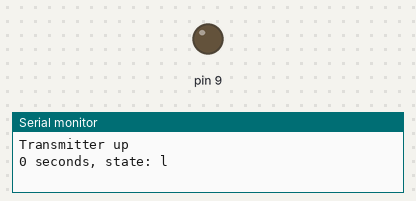
Recording of a sketch running on a simulated Arduino Uno, built with avr-gcc and run on an emulated ATmega328P. On the bench: output pins drawn as LEDs (lit = HIGH), the last lines printed to the serial monitor.

Above: at 1.0 s.
At 5.5 s:
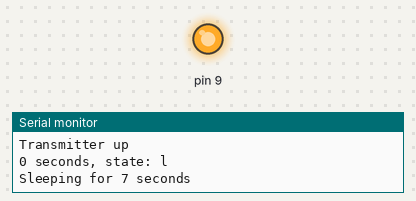
Timing chart, 0 to 11.7 s (numbered marks = the images above):
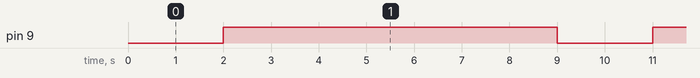

Measured:
- by itself, pin 9: alternates HIGH for 7.0 s and LOW for 2.0 s

The sketch:

XBeeTransmitSleep.ino
```cpp
//Libraries to include:
#include <SPI.h>
#include <SD.h>
#include <Sleep_n0m1.h>

#define BAUDRATE 9600
unsigned long sleepTime;
Sleep sleep;

void setup()
{
	sleepTime = 7000; //Sleep 7 sec (7000ms) for testing

	//Set XBee sleep control pin as output and pull low to keep radio on
	pinMode(9, OUTPUT);
	digitalWrite(9, LOW);

	//Set data rate for hardware Serial prot
	Serial.begin(BAUDRATE);
	Serial.println("Transmitter up");
}

void loop()
{
	digitalWrite(9, LOW);
	delay(500); //Delay for Serial to resume after sleeping

	String toPrint = "";
	toPrint += millis() / 1000;
	toPrint += " seconds, state: ";
	if (millis() < 3000)
		toPrint += "l";
	if (millis() > 3000 && millis() < 6000)
		toPrint += "h";
	if (millis() > 6000 && millis() < 9000)
		toPrint += "l";
	if (millis() > 9000 && millis() < 11000)
		toPrint += "h";
	if (millis() > 11000)
		toPrint += "l";

	//Send via XBee
	Serial.println(toPrint);
	delay(1000);

	//Power off message
	String debug = "";
	debug += "Sleeping for ";
	debug += sleepTime / 1000;
	debug += " seconds";
	Serial.println(debug);
	delay(500);

	//Power off XBee
	digitalWrite(9, HIGH);

	//Power off Arduino
	sleep.pwrDownMode(); //Set sleep mode
	sleep.sleepDelay(sleepTime); //Sleep for specified time
}
```
